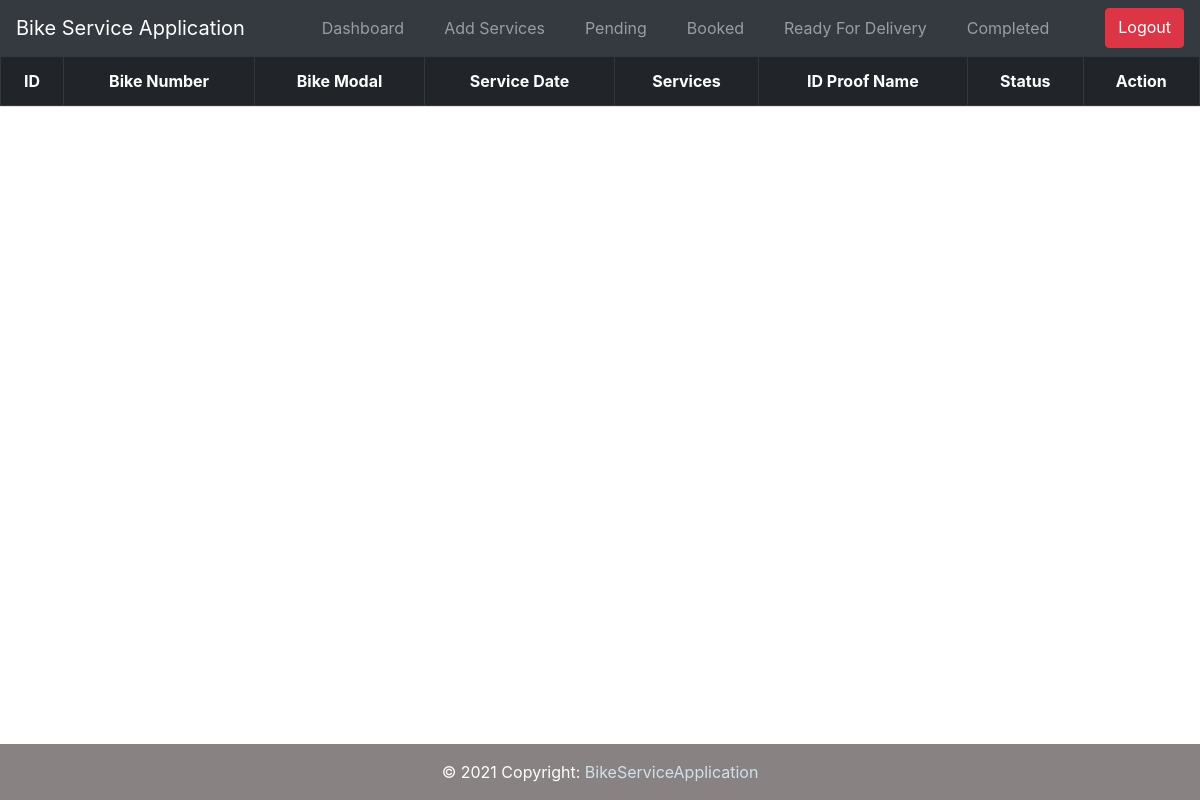
The app's page /admin/admin.php (signed in), older data.
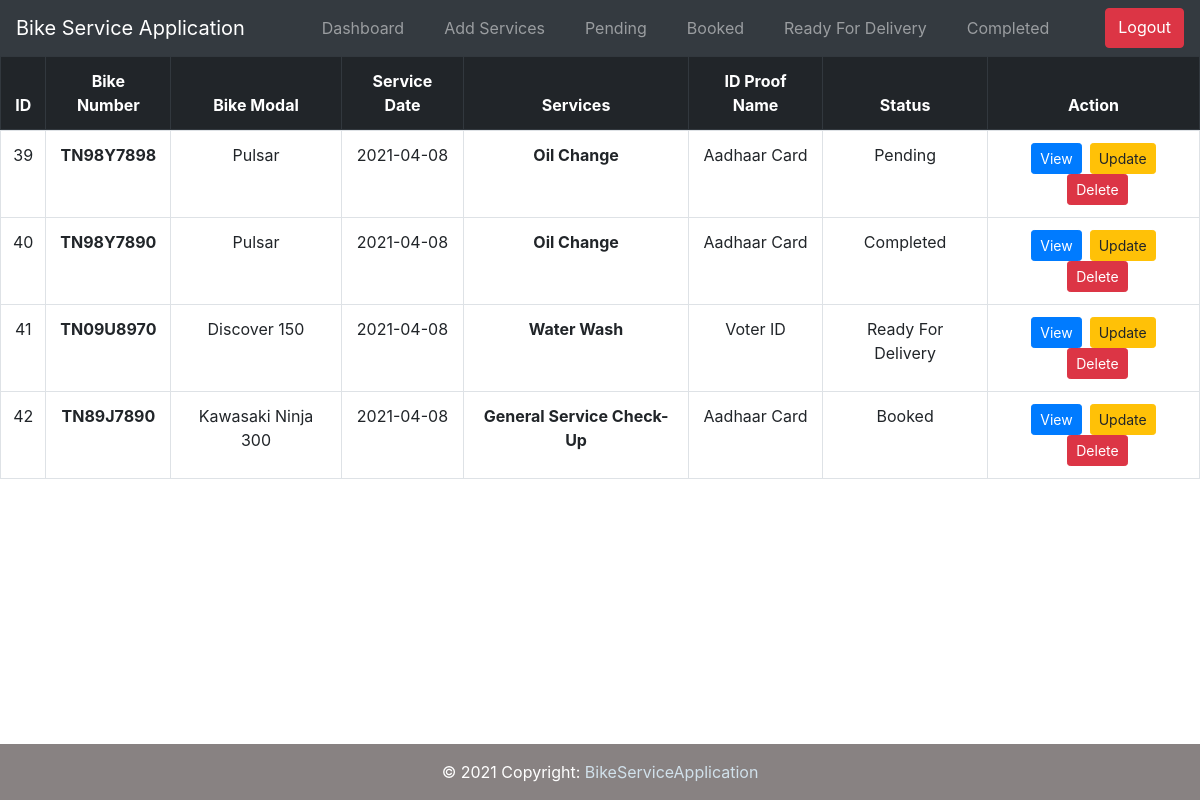
The same page, newer data.
### tables this page shows
CREATE TABLE `customer_service` (
  `id` int(11) NOT NULL,
  `serviceid` varchar(11) NOT NULL,
  `firstname` varchar(30) NOT NULL,
  `lastname` varchar(10) NOT NULL,
  `bikenumber` varchar(10) NOT NULL,
  `bikemodal` varchar(20) NOT NULL,
  `servicedate` varchar(10) NOT NULL,
  `email` varchar(35) NOT NULL,
  `avail_service` varchar(50) NOT NULL,
  `phoneno` bigint(13) NOT NULL,
  `altphoneno` bigint(13) NOT NULL,
  `idname` varchar(20) NOT NULL,
  `idnumber` varchar(20) NOT NULL,
  `address` mediumtext NOT NULL,
  `statusreport` varchar(20) NOT NULL,
  `created_at` timestamp NOT NULL DEFAULT current_timestamp(),
  `updated_at` timestamp NOT NULL DEFAULT current_timestamp()
);

### admin/admin.php (the view, shortened to what this page needs)
<!DOCTYPE html>
<html lang="en">
<?php
include ('partials/head.php');
?>
<body>
    <?php
    include ('partials/header.php');
    ?>
    <section>
        <table class="table table-bordered table-hover">
            <thead class="thead-dark">
              <tr>
                <th scope="col" class="text-center">ID</th>
                <th scope="col" class="text-center">Bike Number</th>
                <th scope="col" class="text-center">Bike Modal</th>
                <th scope="col" class="text-center">Service Date</th>
                <th scope="col" class="text-center">Services</th>
                <th scope="col" class="text-center">ID Proof Name</th>
                <th scope="col" class="text-center">Status</th>
                <th scope="col" class="text-center" >Action</th>
              </tr>
            </thead>
            <tbody>
              <tr>
                  <?php
                    $sql = "SELECT * FROM customer_service";
                    $result = $connect -> query($sql);
                    while($row=$result->fetch_assoc()){
                      echo "<tr>";
                      echo "<td class='text-center'>". $row["id"]. "</td>".
                      "<td class='text-center'><b>". $row["bikenumber"]. "</b></td>".
                      "<td class='text-center'>". $row["bikemodal"]. "</td>".
                      "<td class='text-center'>". $row["servicedate"]. "</td>".
                      "<td class='text-center'><b>". $row["avail_service"]. "</b></td>".
                      "<td class='text-center'>". $row["idname"]. "</td>".
                      "<td class='statusreport text-center '>". $row["statusreport"]. "</td>".
                      "<td class='text-center'>"."<a href='view.php?id=".$row['id']."' class='btn btn-primary btn-sm'> View</a>" .
                      "<a href='update.php?id=".$row['id']."' class='ml-2 btn btn-warning btn-sm'> Update</a>" .
                      "<a href='delete.php?id=".$row['id']."' class='ml-2 btn btn-danger btn-sm'> Delete</a>" .
                      "</td>";
                      }
                      echo "</tr>";
                  ?>
              </tr>
            </tbody>
          </table>
    </section>
      <?php
      include ('partials/footer.php');
      ?>
</body>
</html>

### admin/partials/head.php (shortened to what this page needs)
<head>
     <link rel="stylesheet" href="../css/style.css" />
     <link rel="stylesheet" href="https://maxcdn.bootstrapcdn.com/bootstrap/4.0.0/css/bootstrap.min.css" />
</head>

### admin/partials/header.php (shortened to what this page needs)
<section>
        <nav class="navbar navbar-expand-lg navbar-dark bg-dark">
            <a class="navbar-brand" href="#">Bike Service Application</a>
            <div class="collapse navbar-collapse d-flex flex-row-reverse" id="navbarNavAltMarkup">
              <div class="navbar-nav">
                <a class="nav-item nav-link" href="admin.php">Dashboard</a>
                <a class="nav-item nav-link  ml-4"  data-toggle="modal" data-target="#exampleModalCenter">Add Services</a>
                <a class="nav-item nav-link ml-4" href="wait.php">Pending</a>
                <a class="nav-item nav-link ml-4" href="booked.php">Booked</a>
                <a class="nav-item nav-link ml-4" href="ready.php">Ready For Delivery</a>
                <a class="nav-item nav-link ml-4" href="servicebooked.php">Completed</a>
                <a class="nav-item ml-5 btn btn-danger" href="logout.php">Logout</a>
              </div>
            </div>
          </nav>
    </section>

### admin/partials/footer.php (shortened to what this page needs)
<footer class="page-footer font-small mt-5 footerSection mt-5" style="bottom:0;left:0;position:fixed;width:100%">
        <div class="footer-copyright text-center py-3">© 2021 Copyright:
            <a href="javascript:void(0)" class="productName"> BikeServiceApplication</a>
        </div>
</footer>

### css/style.css (style rules this page uses)
* { margin: 0; padding: 0; }
body, html { height: 100%; }
.footerSection { background-color: rgb(136, 130, 130) !important; color: white !important; }
.productName { color: rgb(209, 225, 235) !important; }

Row changes from the older to the newer data that the page shows:
added customer_service: id "39", bikenumber "TN98Y7898", bikemodal "Pulsar", servicedate "2021-04-08", avail_service "Oil Change", idname "Aadhaar Card", statusreport "Pending"
added customer_service: id "40", bikenumber "TN98Y7890", bikemodal "Pulsar", servicedate "2021-04-08", avail_service "Oil Change", idname "Aadhaar Card", statusreport "Completed"
added customer_service: id "41", bikenumber "TN09U8970", bikemodal "Discover 150", servicedate "2021-04-08", avail_service "Water Wash", idname "Voter ID", statusreport "Ready For Delivery"
added customer_service: id "42", bikenumber "TN89J7890", bikemodal "Kawasaki Ninja 300", servicedate "2021-04-08", avail_service "General Service Check-Up", idname "Aadhaar Card", statusreport "Booked"
